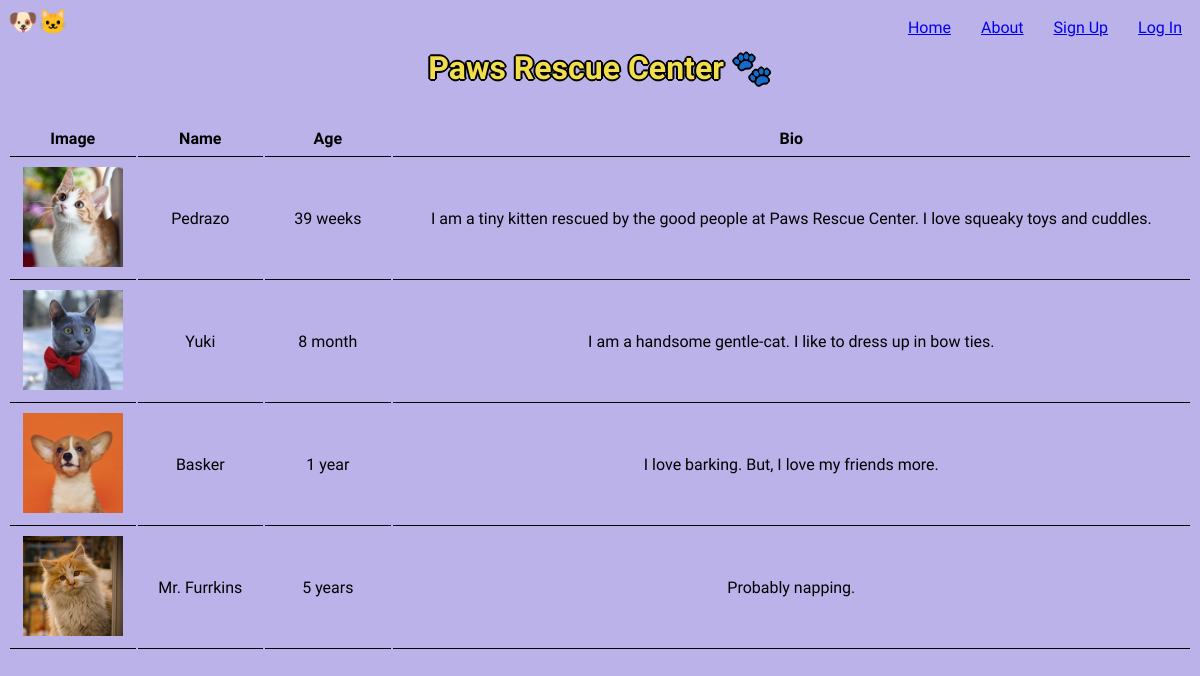
Before: / with the older database file.
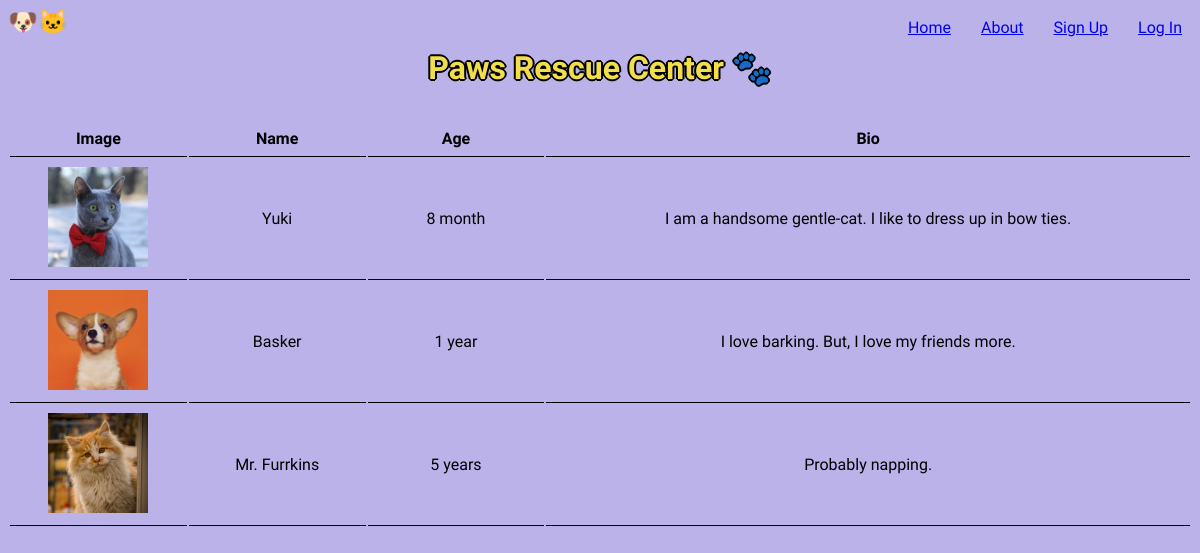
After: the same page with the newer database file.
### app.py (models this page shows)
class Pet(db.Model):
    id = db.Column(db.Integer,primary_key=True,unique=True,nullable=False)
    name = db.Column(db.String,unique=True,nullable=False)
    age = db.Column(db.Integer)
    bio = db.Column(db.String(300))
    posted_by = db.Column(db.String,db.ForeignKey('user.id'))

### app.py (the view)
@app.route('/')
def home():
    all_pets=Pet.query.all()
    return render_template("home.html",pets=all_pets);

### templates/home.html (shortened to what this page needs)
{% extends "base.html" %}
{%block body%}
<h1 id="title" style="text-align: center;">Paws Rescue Center 🐾</h1>
    <table>
        <head>
            <tr style="font-weight: bolder;">
                <td>
                    Image
                </td>
                <td>
                    Name
                </td>
                <td>
                    Age
                </td>
                <td>
                    Bio
                </td>
            </tr>
        </head>
        <body>
            {% for i in pets %}
            <tr>
                <td>
                    <img width="100" src="{{url_for('static',filename=i['id']|string +'.jpg')}}">
                </td>
                <td>
                    {{i.name}}
                </td>
                <td>
                    {{i.age}}
                </td>
                <td>
                    {{i.bio}}
                </td>
            </tr>
            {% endfor %}
        </body>
    </table>
{%endblock%}

Changed rows visible on the page:
removed Pet: shows a picture, name "Pedrazo", age "39 weeks", bio "I am a tiny kitten rescued by the good people at Paws Rescue Center. I love squeaky toys and cuddles."
